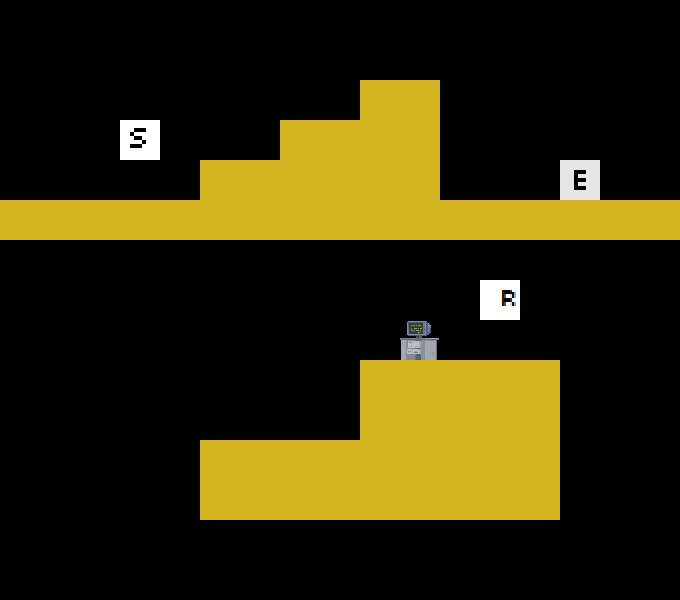

Tiled map render using the project's own tile images. Description and the map definition, with tile-layer contents summarised, below:
An orthogonal 17x15 tile map with 40x40 px tiles, 2 tile layers (art, data).

<map version="1.0" orientation="orthogonal" width="17" height="15" tilewidth="40" tileheight="40">
 <tileset firstgid="1" name="tileset" tilewidth="40" tileheight="40">
  <image source="../tileset.png" width="200" height="200" />
 </tileset>
 <layer name="art" width="17" height="15" opacity="0.9">
  <data>[255 cells, 59 non-empty, 3 distinct tile ids]</data>
 </layer>
 <layer name="data" width="17" height="15">
  <data>[255 cells, 2 non-empty, 2 distinct tile ids]</data>
 </layer>
</map>
